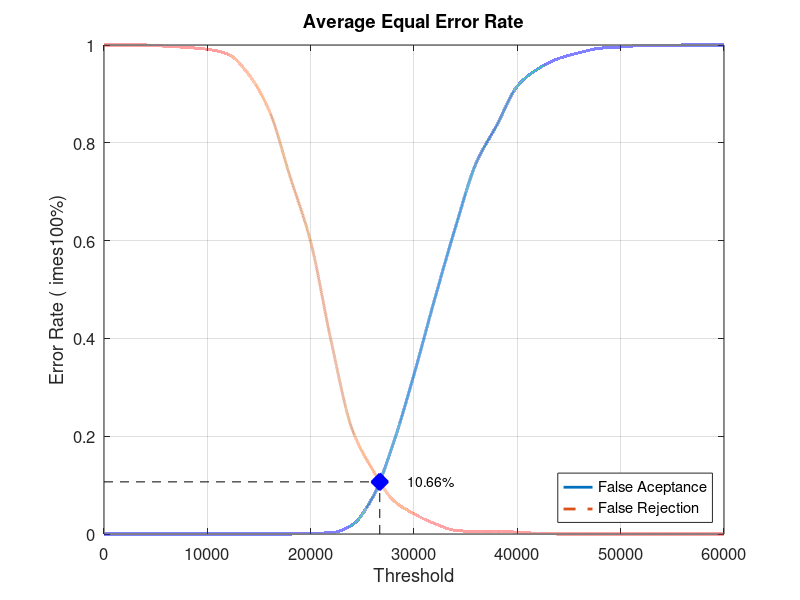
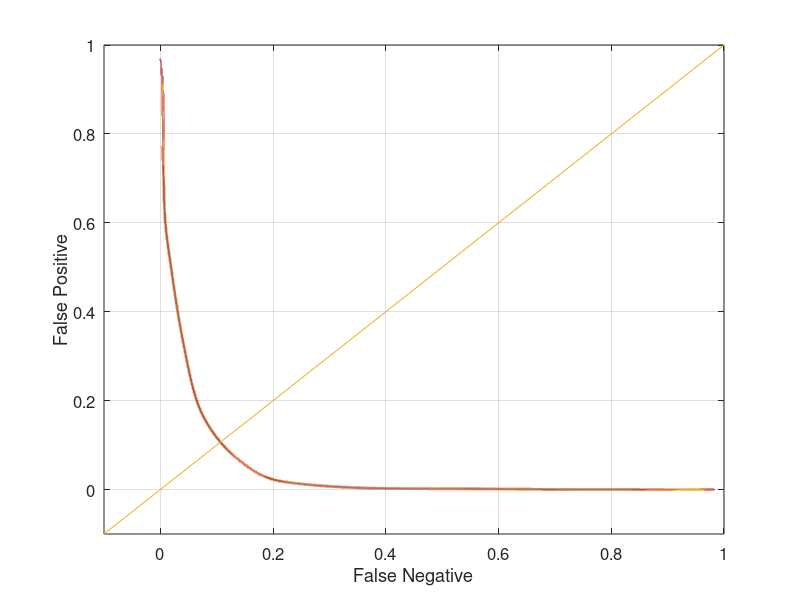

Here is the MATLAB script that generated these plots, in order:
close all;
clear;
clc;
x = 0:2000:60000;
xq = 0:0.5:60000;

y0 = [0 0 0 0 0 0 0 0 0 0 0.00131579 0.00263158 0.0184211 0.075 0.185526 0.326316 0.480263 0.626316 0.757895 0.835526 0.915789 0.951316 0.972368 0.98421 0.993421 0.996053 0.998684 0.998684 1 1 1]
yy0 = interp1(x, y0, xq, 'pchip');
y1 = [1 1 1 0.9975 0.995 0.99125 0.98125 0.94 0.865 0.73125 0.5975 0.3925 0.215 0.13125 0.06875 0.04125 0.02125 0.0075 0.005 0.005 0.00375 0.00125 0 0 0 0 0 0 0 0 0]
yy1 = interp1(x, y1, xq, 'pchip');

% Calculating EER: 
y2 = abs(y0 - y1);
find(y2 == min(y2))
yy2 = abs(yy0 - yy1);
xEER = find(yy2 == min(yy2));
xEERIndex = xq(xEER) % X-axis EER
yEER = yy0(xEER) % Y-axis EER

main = figure
plot(xq, yy0,'-','LineWidth', 2);	hold on
plot(xq, yy1,'--','LineWidth', 2);	hold on
plot([xEERIndex xEERIndex], [0 yEER], 'k--');	hold on
plot([0 xEERIndex], [yEER yEER], 'k--');	hold on
plot(xEERIndex, yEER, 'bx', 'LineWidth', 10);	hold on
text(xEERIndex + 10 * xEERIndex / 100, yEER, [num2str(round((10000 * yEER)) / 100) '%'])
legend('False Aceptance', 'False Rejection', 'Location', 'SouthEast')
xlabel('Threshold')
ylabel('Error Rate (	imes100%)')
title('Average Equal Error Rate')
set(gca, 'FontSize', 12)
axis([0 60000 0 1])
grid on

print(main, 'Experiment1AverageMain', '-dpng');
FNRxFPR = figure('Color', [1 1 1]);
plot(yy1, yy0, '-', yy1, yy0, 'LineWidth', 2);
hold on
y = -0.1:0.1:1
plot(y, y); 
set(gca, 'FontSize', 12)
xlabel('False Negative')
ylabel('False Positive')
axis([-0.1 1 -0.1 1])
set(gca, 'FontSize', 12)
grid on

print(FNRxFPR, 'Experiment1AverageFNRxFPR','-dpng');
